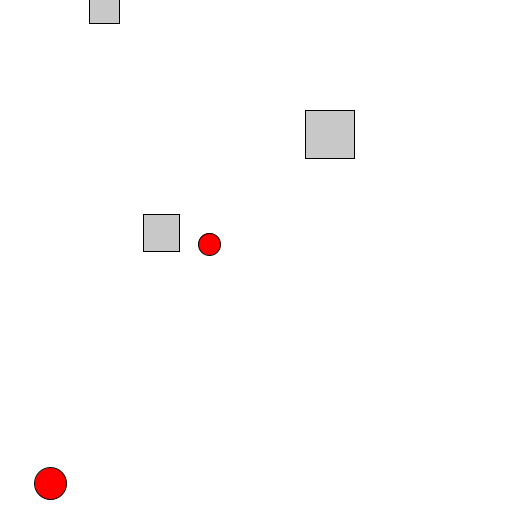
Frame 1 (no input)
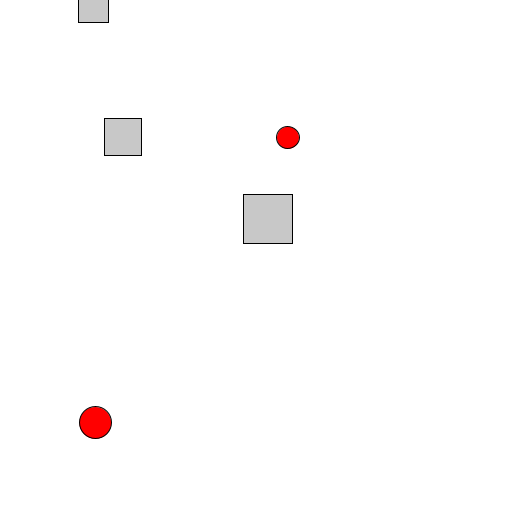
Frame 60 (the mouse pressed at the canvas centre just before this capture)
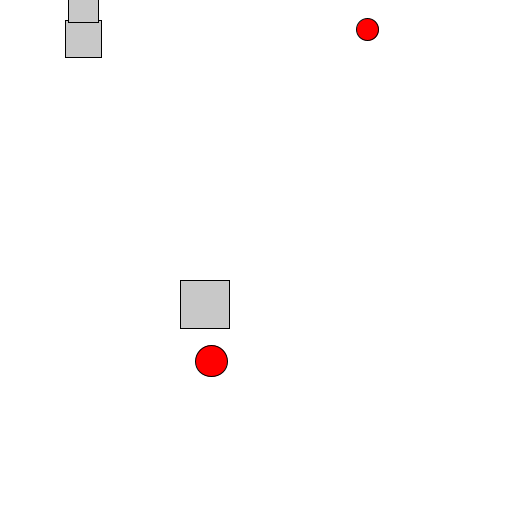
Frame 120 (the mouse held since frame 60 and released just before this capture)

The Processing sketch that drew these frames (run headless with seeded random() and noise(); from frame 60 on, the mouse is pressed at the canvas centre):

// Processing sketch: Forme
// ── Forme.pde
ArrayList<Forma> forme = new ArrayList<Forma>();

void setup() {
  //Ho scelto io una size dato che non me ne hai fornita una.
  size(512, 512);
  reset();
}

void draw() {
  background(255);
  for (Forma f : forme) {
    f.run();
  }
}

void keyPressed() {
  if (key == 'q' || key == 'Q') {
    forme.add(new Quadrato());
  }

  if (key == 'c' || key == 'C') {
    forme.add(new Cerchio());
  }

  if (key == 's' || key == 'S') {
    for (Forma f : forme) {
      f.special();
    }
  }

  if (key == 'r' || key == 'R') {
      reset();
  }
}

void reset(){
  forme.clear();
  for (int i = 0; i < 3; i++) {
     forme.add(new Quadrato());
    }

  //Aggiungo 2 cerchi
  for (int i = 0; i < 2; i++) {
    forme.add(new Cerchio());
    }
}

// ── Cerchio.pde
class Cerchio extends Forma {

  Cerchio() {
    super();
  }

  void display() {
    fill(255, 0, 0);
    ellipse(x, y, size, size);
  }
  
  void bounce() {
    if (x - size/2 <= 0 || x + size/2 >= width) {
      speedX = -speedX;
    } else if (y - size/2 <= 0 || y + size/2 >= height) {
      speedY = -speedY;
    }
  }

  void special() {
    float variazione = random(-5, 5);
    size += variazione;
    size = constrain(size, 10, 80);
  }
}

// ── Forma.pde
class Forma {
  //Attributi
  float x, y, size, speedX, speedY;
  color colore;

  //Costruttore
  Forma() {
    this.x = random(width);
    this.y = random(height);
    this.size = random(20, 50);
    this.speedX = random(-2, 2);
    this.speedY = random(-2, 2);
    this.colore = color(200);
  }

  //Metodi
  void move() {
    x += speedX;
    y += speedY;
  }

  void bounce() {
    // vuoto, sarà ridefinito nelle sottoclassi
  }

  void special() {
    // vuoto, sarà ridefinito
  }

  void display() {
    // vuoto, sarà ridefinito
  }

  void run() {
    move();
    bounce();
    display();
  }
}

// ── Quadrato.pde
class Quadrato extends Forma {

  Quadrato() {
    super();
  }

  void bounce() {
    if (x + size/2 >= width || x - size/2 <= 0) {
      speedX = -speedX;
    } else if (y + size/2 >= height || y - size/2 <= 0) {
      speedY = -speedY;
    }
  }

  void display() {
    fill(colore);
    rectMode(CENTER);
    rect(x, y, size, size);
  }

  void special(){
    colore = color(random(255), random(255), random(255));
  }
}
